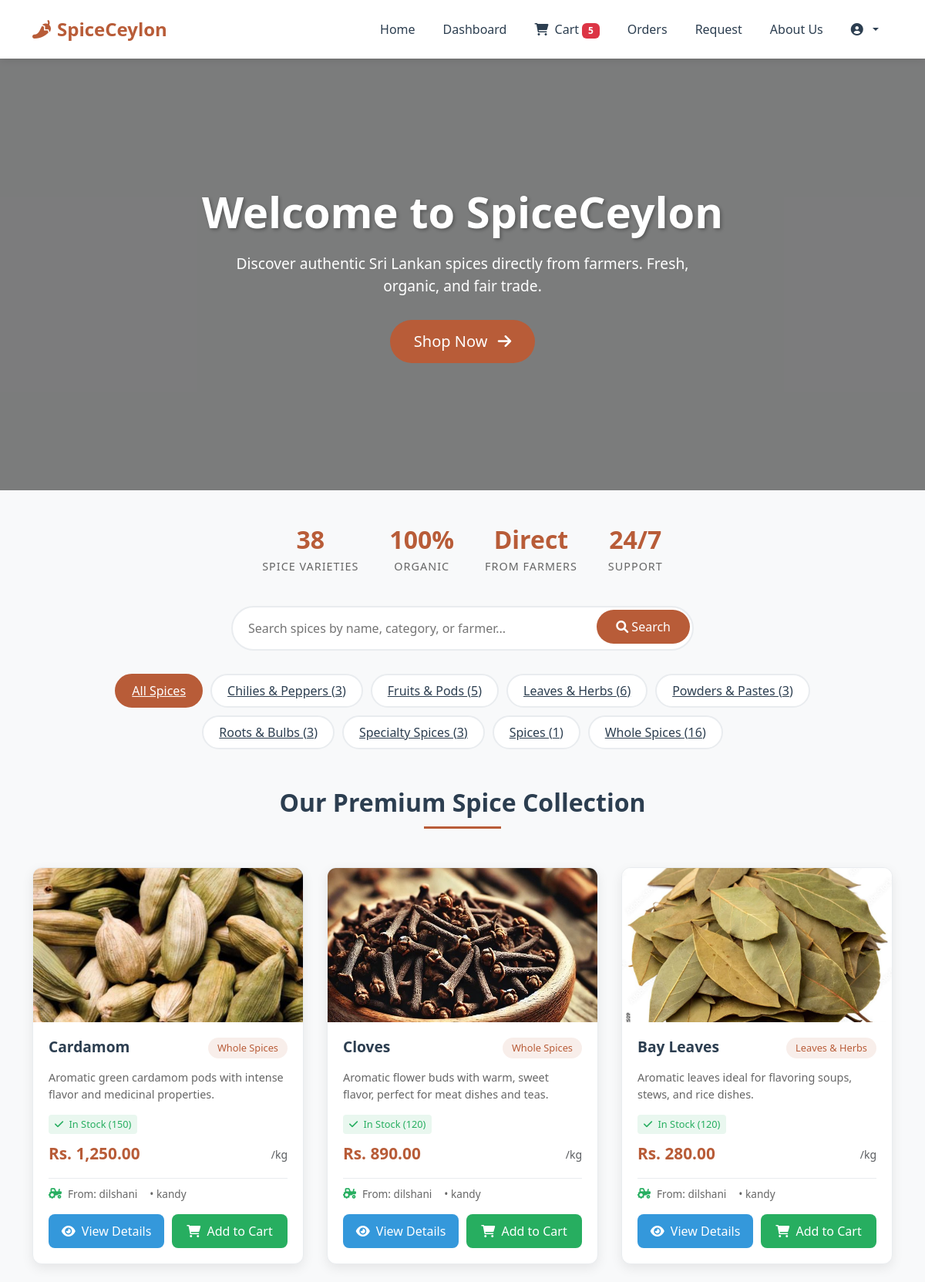
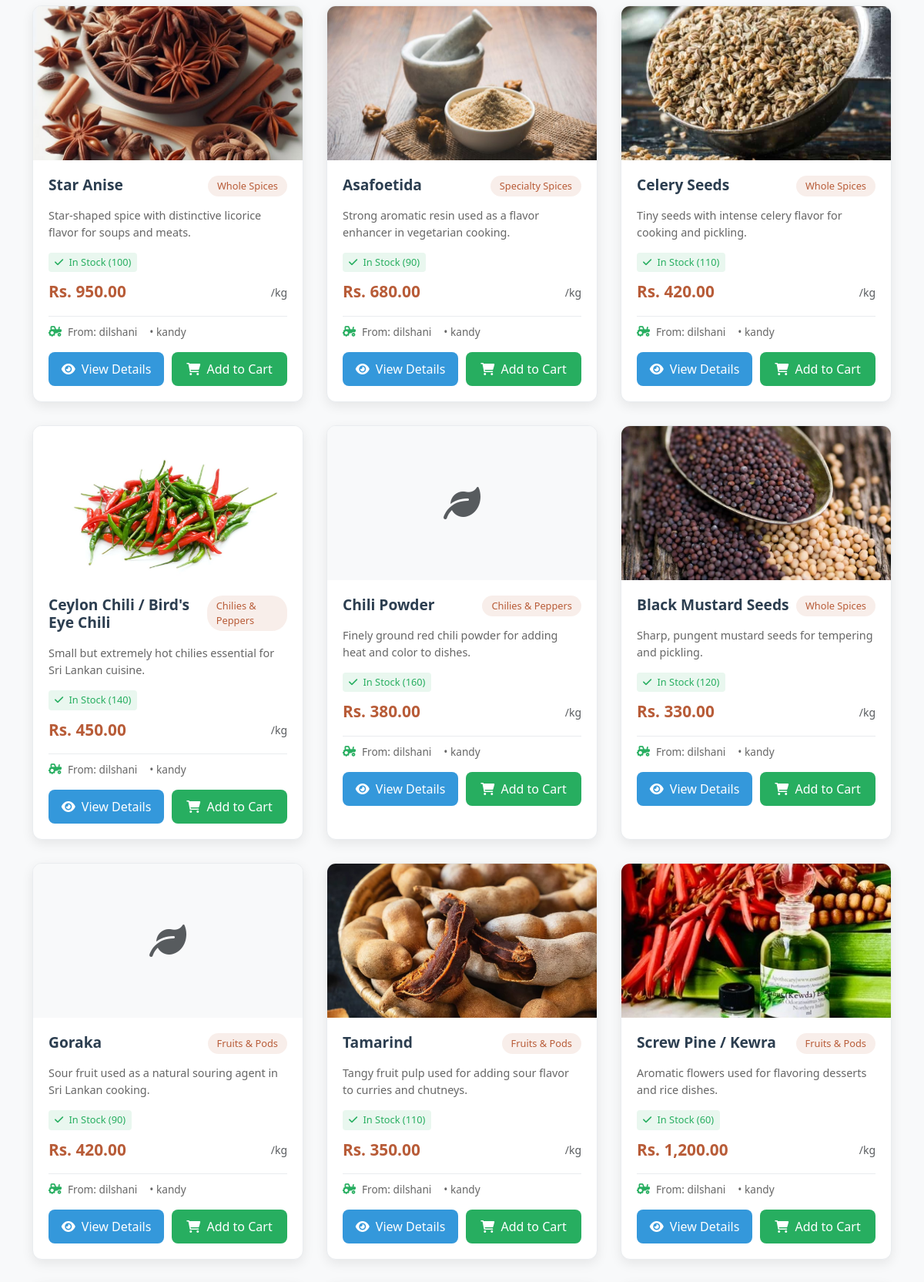
/customer/home.php (signed in, upper part), run on the app's committed database (2 pictures, top to bottom).
### tables this page shows
CREATE TABLE `products` (
  `product_id` int(11) NOT NULL,
  `farmer_id` int(11) DEFAULT NULL,
  `name` varchar(255) DEFAULT NULL,
  `description` text DEFAULT NULL,
  `category` varchar(100) DEFAULT 'Spices',
  `price` decimal(10,2) DEFAULT NULL,
  `stock` int(11) DEFAULT NULL,
  `image` varchar(255) DEFAULT NULL,
  `status` enum('Pending','Approved','Rejected') DEFAULT 'Pending',
  `created_at` timestamp NOT NULL DEFAULT current_timestamp(),
  `admin_approved` enum('pending','approved','rejected') NOT NULL DEFAULT 'pending',
  `approved_by` int(11) DEFAULT NULL,
  `approved_at` datetime DEFAULT NULL,
  `rejection_reason` text DEFAULT NULL
);

CREATE TABLE `users` (
  `user_id` int(11) NOT NULL,
  `name` varchar(255) DEFAULT NULL,
  `email` varchar(255) DEFAULT NULL,
  `password` varchar(255) DEFAULT NULL,
  `phone` varchar(20) DEFAULT NULL,
  `address` varchar(255) DEFAULT NULL,
  `role` enum('customer','farmer') DEFAULT NULL,
  `farm_location` varchar(255) DEFAULT NULL,
  `profile_image` varchar(255) DEFAULT 'default-avatar.jpg',
  `is_registered` tinyint(1) DEFAULT 1,
  `created_at` timestamp NOT NULL DEFAULT current_timestamp(),
  `status` enum('pending','approved','active','inactive','suspended','rejected') NOT NULL DEFAULT 'pending' COMMENT 'User account status: pending=waiting approval, approved=approved but not active yet'
);

### customer/home.php (the view, shortened to what this page needs)
<?php
include "../config/db.php";
$search = isset($_GET['search']) ? $conn->real_escape_string($_GET['search']) : '';
$category_filter = isset($_GET['category']) ? $conn->real_escape_string($_GET['category']) : 'all';
$query = "SELECT p.*, u.name as farmer_name, u.farm_location
          FROM products p
          JOIN users u ON p.farmer_id = u.user_id
          WHERE p.admin_approved = 'approved'
          AND p.status = 'Approved'";
$query .= " ORDER BY p.created_at DESC";
$products_result = $conn->query($query);
$categories_query = $conn->query("SELECT DISTINCT category FROM products WHERE category IS NOT NULL AND category != '' AND admin_approved = 'approved' ORDER BY category");
$categories = [];
while($cat = $categories_query->fetch_assoc()) {
    $categories[] = $cat['category'];
}
$category_counts = [];
foreach($categories as $category) {
    $count_query = $conn->query("SELECT COUNT(*) as count FROM products WHERE category = '$category' AND admin_approved = 'approved'");
    $category_counts[$category] = $count_query->fetch_assoc()['count'];
}
$cart_count = 0;
if (isset($_SESSION['user_id'])) {
    $cart_query = $conn->query("SELECT COUNT(*) as count FROM cart WHERE customer_id = '{$_SESSION['user_id']}'");
    $cart_count = $cart_query->fetch_assoc()['count'];
}
?>
<!DOCTYPE html>
<html lang="en">
<head>
    <link href="https://cdn.jsdelivr.net/npm/bootstrap@5.3.0/dist/css/bootstrap.min.css" rel="stylesheet">
    <link rel="stylesheet" href="https://cdnjs.cloudflare.com/ajax/libs/font-awesome/6.0.0/css/all.min.css">
</head>
<body>
    <nav class="navbar navbar-expand-lg">
        <div class="container">
            <a class="navbar-brand" href="home.php">
                <i class="fas fa-pepper-hot me-2"></i>SpiceCeylon
            </a>
            <div class="collapse navbar-collapse" id="navbarNav">
                <ul class="navbar-nav ms-auto">
                    <li class="nav-item"><a class="nav-link active" href="home.php">Home</a></li>
                    <li class="nav-item"><a class="nav-link" href="dashboard.php">Dashboard</a></li>
                    <li class="nav-item">
                        <a class="nav-link" href="cart.php">
                            <i class="fas fa-shopping-cart me-1"></i> Cart
                            <?php if($cart_count > 0): ?>
                                <span class="badge bg-danger"><?php echo $cart_count; ?></span>
                            <?php endif; ?>
                        </a>
                    </li>
                    <li class="nav-item"><a class="nav-link" href="orders.php">Orders</a></li>
                    <li class="nav-item"><a class="nav-link" href="request.php">Request</a></li>
                    <li class="nav-item"><a class="nav-link" href="about.php">About Us</a></li>
                    <li class="nav-item dropdown">
                        <a class="nav-link dropdown-toggle" href="#" id="profileDropdown" role="button" data-bs-toggle="dropdown">
                            <i class="fas fa-user-circle me-1"></i>
                        </a>
                    </li>
                </ul>
            </div>
        </div>
    </nav>
    <div class="video-banner">
        <video autoplay muted loop class="banner-video">
            <source src="../assets/videos/landing-video.mp4" type="video/mp4">
        </video>
        <div class="video-overlay">
            <h1>Welcome to SpiceCeylon</h1>
            <p>Discover authentic Sri Lankan spices directly from farmers. Fresh, organic, and fair trade.</p>
            <a href="#products" class="btn btn-lg" style="background: var(--spice-red); color: white; padding: 12px 30px; border-radius: 30px; text-decoration: none;">
                Shop Now <i class="fas fa-arrow-right ms-2"></i>
            </a>
        </div>
    </div>
    <div class="hero-stats">
        <div class="stat-item">
            <div class="stat-value"><?php echo $products_result->num_rows; ?></div>
            <div class="stat-label">Spice Varieties</div>
        </div>
        <div class="stat-item">
            <div class="stat-value">100%</div>
            <div class="stat-label">Organic</div>
        </div>
        <div class="stat-item">
            <div class="stat-value">Direct</div>
            <div class="stat-label">From Farmers</div>
        </div>
        <div class="stat-item">
            <div class="stat-value">24/7</div>
            <div class="stat-label">Support</div>
        </div>
    </div>
    <div class="container">
        <div class="search-bar">
            <form method="GET" action="home.php">
                <input type="text" name="search" placeholder="Search spices by name, category, or farmer..."
                       value="<?php echo htmlspecialchars($search); ?>">
                <button type="submit"><i class="fas fa-search"></i> Search</button>
            </form>
        </div>
    </div>
    <?php if(count($categories) > 0): ?>
    <div class="container">
        <div class="category-filter">
            <a href="home.php" class="category-btn <?php echo $category_filter == 'all' ? 'active' : ''; ?>">All Spices</a>
            <?php foreach($categories as $category): ?>
                <a href="home.php?category=<?php echo urlencode($category); ?>"
                   class="category-btn <?php echo $category_filter == $category ? 'active' : ''; ?>">
                    <?php echo htmlspecialchars($category); ?> (<?php echo $category_counts[$category]; ?>)
                </a>
            <?php endforeach; ?>
        </div>
    </div>
    <?php endif; ?>
    <div class="container" id="products">
        <h2 class="section-title">Our Premium Spice Collection</h2>
        <?php if($products_result->num_rows > 0): ?>
            <div class="products-grid">
                <?php while($product = $products_result->fetch_assoc()):
                    $image_path = '';
                    if ($product['image']) {
                        $image_name = basename($product['image']);
                        $locations = [
                            '../assets/images/' . $image_name,
                            '../' . $product['image'],
                            '../uploads/products/' . $image_name,
                            $product['image']
                        ];
                        foreach ($locations as $location) {
                            if (file_exists($location)) {
                                $image_path = $location;
                                break;
                            }
                        }
                    }
                    $stock_class = 'stock-in';
                    $stock_text = 'In Stock';
                ?>
                <div class="product-card">
                    <?php if($image_path): ?>
                        <img src="<?php echo $image_path; ?>" alt="<?php echo htmlspecialchars($product['name']); ?>" class="product-image">
                    <?php else: ?>
                        <div style="height: 200px; background: #f8f9fa; display: flex; align-items: center; justify-content: center;">
                            <i class="fas fa-leaf fa-3x text-muted"></i>
                        </div>
                    <?php endif; ?>
                    <div class="product-info">
                        <div class="d-flex justify-content-between align-items-start mb-2">
                            <h3 class="product-title"><?php echo htmlspecialchars($product['name']); ?></h3>
                            <span class="product-category"><?php echo htmlspecialchars($product['category']); ?></span>
                        </div>
                        <p class="product-description">
                            <?php echo substr(htmlspecialchars($product['description']), 0, 100); ?>
                        </p>
                        <div class="<?php echo $stock_class; ?> stock-info">
                            <i class="fas fa-<?php echo $stock_class == 'stock-out' ? 'times' : ($stock_class == 'stock-low' ? 'exclamation-triangle' : 'check'); ?> me-1"></i>
                            <?php echo $stock_text; ?> (<?php echo $product['stock']; ?>)
                        </div>
                        <div class="product-meta">
                            <div class="product-price">Rs. <?php echo number_format($product['price'], 2); ?></div>
                            <small class="text-muted">/kg</small>
                        </div>
                        <div class="farmer-info">
                            <i class="fas fa-tractor"></i>
                            <span>From: <?php echo htmlspecialchars($product['farmer_name']); ?></span>
                            <?php if($product['farm_location']): ?>
                                <span class="ms-2">• <?php echo htmlspecialchars($product['farm_location']); ?></span>
                            <?php endif; ?>
                        </div>
                        <div class="product-actions mt-3">
                            <a href="product_detail.php?id=<?php echo $product['product_id']; ?>" class="btn-view">
                                <i class="fas fa-eye me-1"></i> View Details
                            </a>
                            <?php if($product['stock'] > 0): ?>
                                <button class="btn-cart" onclick="addToCart(<?php echo $product['product_id']; ?>, '<?php echo htmlspecialchars($product['name']); ?>')">
                                    <i class="fas fa-shopping-cart me-1"></i> Add to Cart
                                </button>
                            <?php else: ?>
                                <button class="btn-cart" style="background: #95a5a6;" disabled>
                                    <i class="fas fa-times me-1"></i> Out of Stock
                                </button>
                            <?php endif; ?>
                        </div>
                    </div>
                </div>
                <?php endwhile; ?>
            </div>
        <?php endif; ?>
    </div>
</body>
</html>

### customer/home.php (style rules this page uses)
:root { --spice-red: #b85c38; --spice-dark: #2c3e50; --spice-green: #27ae60; --spice-gold: #f39c12; --spice-blue: #3498db; }
body { font-family: 'Segoe UI', Tahoma, Geneva, Verdana, sans-serif; background: #f8f9fa; color: #333; }
.navbar { background: white; box-shadow: 0 2px 10px rgba(0,0,0,0.1); padding: 15px 0; }
.navbar-brand { font-weight: 700; color: var(--spice-red) !important; font-size: 1.5rem; }
.nav-link { color: var(--spice-dark) !important; font-weight: 500; margin: 0 10px; }
.video-banner { position: relative; height: 70vh; overflow: hidden; margin-bottom: 40px; }
.banner-video { width: 100%; height: 100%; object-fit: cover; }
.video-overlay { position: absolute; top: 0; left: 0; width: 100%; height: 100%; background: rgba(0,0,0,0.5); display: flex; flex-direction: column; justify-content: center; align-items: center; color: white; text-align: center; padding: 20px; }
.video-overlay h1 { font-size: 3.5rem; font-weight: 700; margin-bottom: 20px; text-shadow: 2px 2px 4px rgba(0,0,0,0.3); }
.video-overlay p { font-size: 1.2rem; max-width: 600px; margin-bottom: 30px; }
.section-title { text-align: center; margin: 50px 0 30px; color: var(--spice-dark); font-weight: 700; position: relative; padding-bottom: 15px; }
.section-title:after { content: ''; position: absolute; bottom: 0; left: 50%; transform: translateX(-50%); width: 100px; height: 3px; background: var(--spice-red); }
.products-grid { display: grid; grid-template-columns: repeat(auto-fill, minmax(280px, 1fr)); gap: 30px; padding: 20px 0; }
.product-card { background: white; border-radius: 12px; overflow: hidden; box-shadow: 0 5px 15px rgba(0,0,0,0.08); transition: all 0.3s ease; border: 1px solid #e9ecef; }
.product-image { width: 100%; height: 200px; object-fit: cover; }
.product-info { padding: 20px; }
.product-title { font-size: 1.2rem; font-weight: 600; margin-bottom: 10px; color: var(--spice-dark); }
.product-description { color: #666; font-size: 0.9rem; margin-bottom: 15px; line-height: 1.5; display: -webkit-box; -webkit-line-clamp: 3; -webkit-box-orient: vertical; overflow: hidden; }
.product-meta { display: flex; justify-content: space-between; align-items: center; margin-bottom: 15px; }
.product-price { font-size: 1.3rem; font-weight: 700; color: var(--spice-red); }
.product-category { background: rgba(184, 92, 56, 0.1); color: var(--spice-red); padding: 4px 12px; border-radius: 20px; font-size: 0.8rem; font-weight: 500; }
.product-actions { display: flex; gap: 10px; }
.btn-view { flex: 1; background: var(--spice-blue); color: white; border: none; padding: 10px; border-radius: 8px; font-weight: 500; transition: all 0.3s ease; text-decoration: none; text-align: center; }
.btn-cart { flex: 1; background: var(--spice-green); color: white; border: none; padding: 10px; border-radius: 8px; font-weight: 500; transition: all 0.3s ease; cursor: pointer; }
.category-filter { display: flex; justify-content: center; flex-wrap: wrap; gap: 10px; margin: 30px 0; padding: 0 20px; }
.category-btn { padding: 8px 20px; background: white; border: 2px solid #e9ecef; border-radius: 25px; color: var(--spice-dark); font-weight: 500; cursor: pointer; transition: all 0.3s ease; }
.category-btn:hover, .category-btn.active { background: var(--spice-red); border-color: var(--spice-red); color: white; }
.farmer-info { display: flex; align-items: center; gap: 8px; font-size: 0.85rem; color: #666; margin-top: 10px; padding-top: 10px; border-top: 1px solid #e9ecef; }
.farmer-info i { color: var(--spice-green); }
.stock-info { display: inline-block; padding: 3px 8px; border-radius: 4px; font-size: 0.8rem; font-weight: 500; margin-bottom: 10px; }
.stock-in { background: rgba(39, 174, 96, 0.1); color: var(--spice-green); }
.search-bar { max-width: 600px; margin: 30px auto; position: relative; }
.search-bar input { width: 100%; padding: 15px 20px; padding-right: 60px; border: 2px solid #e9ecef; border-radius: 30px; font-size: 1rem; transition: all 0.3s ease; }
.search-bar button { position: absolute; right: 5px; top: 5px; background: var(--spice-red); color: white; border: none; padding: 10px 25px; border-radius: 25px; cursor: pointer; transition: all 0.3s ease; }
.hero-stats { display: flex; justify-content: center; gap: 40px; margin: 40px 0; flex-wrap: wrap; }
.stat-item { text-align: center; }
.stat-value { font-size: 2rem; font-weight: 700; color: var(--spice-red); }
.stat-label { font-size: 0.9rem; color: #666; text-transform: uppercase; letter-spacing: 1px; }

### data on the page
products: image (picture), name "Cardamom", category "Whole Spices", description "Aromatic green cardamom pods with intense flavor and medicinal properties.", stock_text "In Stock", stock "150", price "1,250.00", farmer.name "dilshani", farmer.farm_location "kandy"
products: image (picture), name "Cloves", category "Whole Spices", description "Aromatic flower buds with warm, sweet flavor, perfect for meat dishes and teas.", stock_text "In Stock", stock "120", price "890.00", farmer.name "dilshani", farmer.farm_location "kandy"
products: image (picture), name "Bay Leaves", category "Leaves & Herbs", description "Aromatic leaves ideal for flavoring soups, stews, and rice dishes.", stock_text "In Stock", stock "120", price "280.00", farmer.name "dilshani", farmer.farm_location "kandy"
products: image (picture), name "Star Anise", category "Whole Spices", description "Star-shaped spice with distinctive licorice flavor for soups and meats.", stock_text "In Stock", stock "100", price "950.00", farmer.name "dilshani", farmer.farm_location "kandy"
products: image (picture), name "Asafoetida", category "Specialty Spices", description "Strong aromatic resin used as a flavor enhancer in vegetarian cooking.", stock_text "In Stock", stock "90", price "680.00", farmer.name "dilshani", farmer.farm_location "kandy"
products: image (picture), name "Celery Seeds", category "Whole Spices", description "Tiny seeds with intense celery flavor for cooking and pickling.", stock_text "In Stock", stock "110", price "420.00", farmer.name "dilshani", farmer.farm_location "kandy"
products: image (picture), name "Ceylon Chili / Bird's Eye Chili", category "Chilies & Peppers", description "Small but extremely hot chilies essential for Sri Lankan cuisine.", stock_text "In Stock", stock "140", price "450.00", farmer.name "dilshani", farmer.farm_location "kandy"
products: name "Chili Powder", category "Chilies & Peppers", description "Finely ground red chili powder for adding heat and color to dishes.", stock_text "In Stock", stock "160", price "380.00", farmer.name "dilshani", farmer.farm_location "kandy"
products: image (picture), name "Black Mustard Seeds", category "Whole Spices", description "Sharp, pungent mustard seeds for tempering and pickling.", stock_text "In Stock", stock "120", price "330.00", farmer.name "dilshani", farmer.farm_location "kandy"
products: name "Goraka", category "Fruits & Pods", description "Sour fruit used as a natural souring agent in Sri Lankan cooking.", stock_text "In Stock", stock "90", price "420.00", farmer.name "dilshani", farmer.farm_location "kandy"
products: image (picture), name "Tamarind", category "Fruits & Pods", description "Tangy fruit pulp used for adding sour flavor to curries and chutneys.", stock_text "In Stock", stock "110", price "350.00", farmer.name "dilshani", farmer.farm_location "kandy"
products: image (picture), name "Screw Pine / Kewra", category "Fruits & Pods", description "Aromatic flowers used for flavoring desserts and rice dishes.", stock_text "In Stock", stock "60", price "1,200.00", farmer.name "dilshani", farmer.farm_location "kandy"

### other printed values
$cart_count "5"
$products_result->num_rows "38"
$category "Chilies & Peppers"
$category_counts[$category] "3"
$category "Fruits & Pods"
$category_counts[$category] "5"
$category "Leaves & Herbs"
$category_counts[$category] "6"
$category "Powders & Pastes"
$category "Roots & Bulbs"
$category "Specialty Spices"
$category "Spices"
$category_counts[$category] "1"
$category "Whole Spices"
$category_counts[$category] "16"
